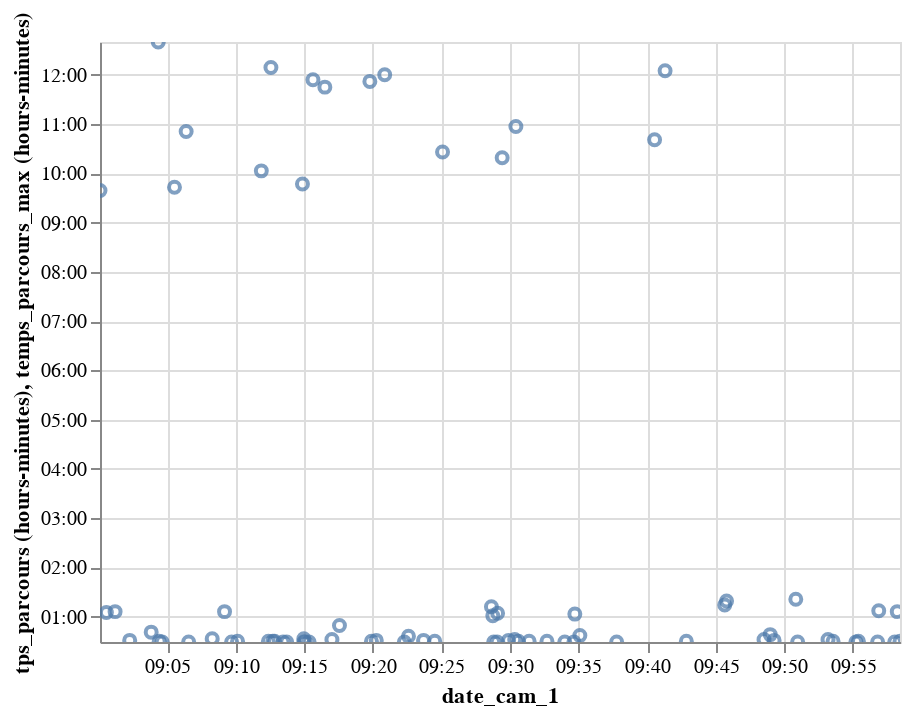

Notebook source saved alongside this figure:
### Code cell
graph_tps_bruts+graph_pl_cluster

### Figure 1 — Vega-Lite specification as saved in the notebook (floating-point values rounded to 4 significant figures)
{"$schema": "https://vega.github.io/schema/vega-lite/v2.6.0.json", "config": {"view": {"height": 300, "width": 400}}, "datasets": {"data-ce04551b2c6df3131cf9767df39e0199": [{"date_cam_1": "2019-01-29T21:02:16", "date_cam_2": "2019-01-29T21:33:16", "immat": "a9344d65d954c7fedd1110ca4836267e14b4e948", "tps_parcours": "2018-01-01T00:31:00"}, {"date_cam_1": "2019-01-29T21:04:25", "date_cam_2": "2019-01-29T21:34:28", "immat": "2d6ccabd82b99c8f244802dc0987c04f5c147119", "tps_parcours": "2018-01-01T00:30:03"}, {"date_cam_1": "2019-01-29T21:04:38", "date_cam_2": "2019-01-29T21:34:34", "immat": "98af30a48fce5d90aaa4c8db5d55bddc7a5b4520", "tps_parcours": "2018-01-01T00:29:56"}, {"date_cam_1": "2019-01-29T21:06:34", "date_cam_2": "2019-01-29T21:35:40", "immat": "d29404c5b602ffa1c8d9d716cca8f651fba4ef9d", "tps_parcours": "2018-01-01T00:29:06"}, {"date_cam_1": "2019-01-29T21:09:42", "date_cam_2": "2019-01-29T21:38:55", "immat": "399962b015ff0b8db58427e91e6f6462c9df2a74", "tps_parcours": "2018-01-01T00:29:13"}, {"date_cam_1": "2019-01-29T21:10:08", "date_cam_2": "2019-01-29T21:40:16", "immat": "5d984404fa0677235f4a8a906dbb9dbe2be2e06d", "tps_parcours": "2018-01-01T00:30:08"}, {"date_cam_1": "2019-01-29T21:08:17", "date_cam_2": "2019-01-29T21:41:39", "immat": "06b0ad1d1a5a514af5016fb58a37bea307dee0e5", "tps_parcours": "2018-01-01T00:33:22"}, {"date_cam_1": "2019-01-29T21:12:23", "date_cam_2": "2019-01-29T21:42:36", "immat": "69a30d2759840691f4f5574173367f8e583ea17a", "tps_parcours": "2018-01-01T00:30:13"}, {"date_cam_1": "2019-01-29T21:12:42", "date_cam_2": "2019-01-29T21:42:52", "immat": "d5ae4ba85bdef28b59d32d9c648d87c91d6fc8ea", "tps_parcours": "2018-01-01T00:30:10"}, {"date_cam_1": "2019-01-29T21:13:27", "date_cam_2": "2019-01-29T21:42:54", "immat": "6c0ac098582f556199c5bec6f7d92ed7d2e9b653", "tps_parcours": "2018-01-01T00:29:27"}, {"date_cam_1": "2019-01-29T21:12:50", "date_cam_2": "2019-01-29T21:42:57", "immat": "eee51d2e2ebeeef4d3a27e176f9360b7a3c6dd08", "tps_parcours": "2018-01-01T00:30:07"}, {"date_cam_1": "2019-01-29T21:13:43", "date_cam_2": "2019-01-29T21:43:30", "immat": "ec56573e7620bbdc07579d7945ae56b9786d992b", "tps_parcours": "2018-01-01T00:29:47"}, {"date_cam_1": "2019-01-29T21:15:04", "date_cam_2": "2019-01-29T21:44:35", "immat": "388be98e57218419dee7509721c10a3fa1fcda17", "tps_parcours": "2018-01-01T00:29:31"}, {"date_cam_1": "2019-01-29T21:14:58", "date_cam_2": "2019-01-29T21:44:44", "immat": "c2c7a297b19cda08312264552d4950941434af57", "tps_parcours": "2018-01-01T00:29:46"}, {"date_cam_1": "2019-01-29T21:15:21", "date_cam_2": "2019-01-29T21:45:12", "immat": "8073aa6872aacdb7e7e4106ef0b0bb9470e8422c", "tps_parcours": "2018-01-01T00:29:51"}, {"date_cam_1": "2019-01-29T21:03:50", "date_cam_2": "2019-01-29T21:45:15", "immat": "61019137bb39a0566b7b102239961b75119c6f3d", "tps_parcours": "2018-01-01T00:41:25"}, {"date_cam_1": "2019-01-29T21:14:58", "date_cam_2": "2019-01-29T21:48:21", "immat": "f5ee37ea48bb3bb4e229715a6b90b068fee116cd", "tps_parcours": "2018-01-01T00:33:23"}, {"date_cam_1": "2019-01-29T21:17:01", "date_cam_2": "2019-01-29T21:49:19", "immat": "410455320553b613991a5eb67031cf94fa60a364", "tps_parcours": "2018-01-01T00:32:18"}, {"date_cam_1": "2019-01-29T21:19:54", "date_cam_2": "2019-01-29T21:50:31", "immat": "d3ab90443434dfa5fdde24ea0acce846d6fa397f", "tps_parcours": "2018-01-01T00:30:37"}, {"date_cam_1": "2019-01-29T21:22:18", "date_cam_2": "2019-01-29T21:51:28", "immat": "50d2cec6f52af42f54eb1953e1abb2847e8293d3", "tps_parcours": "2018-01-01T00:29:10"}, {"date_cam_1": "2019-01-29T21:20:15", "date_cam_2": "2019-01-29T21:52:10", "immat": "e7881b4a4eabec6b542737f59ead3828862b5022", "tps_parcours": "2018-01-01T00:31:55"}, {"date_cam_1": "2019-01-29T21:24:31", "date_cam_2": "2019-01-29T21:54:39", "immat": "d90d2382c0860ca41a564c74e89d91f1fe916c8b", "tps_parcours": "2018-01-01T00:30:08"}, {"date_cam_1": "2019-01-29T21:23:42", "date_cam_2": "2019-01-29T21:54:52", "immat": "f7108bc9a17409905afec6e69f1c41ce46e21ff1", "tps_parcours": "2018-01-01T00:31:10"}, {"date_cam_1": "2019-01-29T21:29:04", "date_cam_2": "2019-01-29T21:58:05", "immat": "2ebf03cfc1e677856792eeebcc8cbc8b831c9b28", "tps_parcours": "2018-01-01T00:29:01"}, {"date_cam_1": "2019-01-29T21:28:49", "date_cam_2": "2019-01-29T21:58:35", "immat": "8f147f79435a5785525ab44172b7bf28180489e1", "tps_parcours": "2018-01-01T00:29:46"}, {"date_cam_1": "2019-01-29T21:22:36", "date_cam_2": "2019-01-29T21:58:40", "immat": "0b73a5d32432dc41049418702165ef7988deaec7", "tps_parcours": "2018-01-01T00:36:04"}, {"date_cam_1": "2019-01-29T21:29:54", "date_cam_2": "2019-01-29T22:01:17", "immat": "115c419695c88b7c5d7dcdafa22e8f468cd397e8", "tps_parcours": "2018-01-01T00:31:23"}, {"date_cam_1": "2019-01-29T21:30:37", "date_cam_2": "2019-01-29T22:01:19", "immat": "666d0f0b85a4678c7d42fcd2b047cd2688683e51", "tps_parcours": "2018-01-01T00:30:42"}, {"date_cam_1": "2019-01-29T21:31:24", "date_cam_2": "2019-01-29T22:01:47", "immat": "47260f90803046023bfa80a7c0a6cf7c0d0d3cf6", "tps_parcours": "2018-01-01T00:30:23"}, {"date_cam_1": "2019-01-29T21:30:21", "date_cam_2": "2019-01-29T22:03:20", "immat": "e1330371d745717de639ec5a41201458c8e1da7b", "tps_parcours": "2018-01-01T00:32:59"}, {"date_cam_1": "2019-01-29T21:32:42", "date_cam_2": "2019-01-29T22:03:28", "immat": "ef8194d2ee2b5456e3e2705c56eacd2bb23bf0d7", "tps_parcours": "2018-01-01T00:30:46"}, {"date_cam_1": "2019-01-29T21:34:00", "date_cam_2": "2019-01-29T22:03:30", "immat": "db7195333635c8a8a76a41603455160eb12da4b1", "tps_parcours": "2018-01-01T00:29:30"}, {"date_cam_1": "2019-01-29T21:34:40", "date_cam_2": "2019-01-29T22:03:47", "immat": "524f259812b8f221c9ad47b6dd9a8c6aa11bc6f4", "tps_parcours": "2018-01-01T00:29:07"}, {"date_cam_1": "2019-01-29T21:00:34", "date_cam_2": "2019-01-29T22:05:56", "immat": "2dd85b80c98c0b92be9c6cfc0e5c57aa4aa39c66", "tps_parcours": "2018-01-01T01:05:22"}, {"date_cam_1": "2019-01-29T21:17:34", "date_cam_2": "2019-01-29T22:07:02", "immat": "7a385b67acc41e4a8fcdd3eea4e95737116d280e", "tps_parcours": "2018-01-01T00:49:28"}, {"date_cam_1": "2019-01-29T21:37:47", "date_cam_2": "2019-01-29T22:07:18", "immat": "943859dea6e8d75be0ee48bc69cec13209831928", "tps_parcours": "2018-01-01T00:29:31"}, {"date_cam_1": "2019-01-29T21:01:12", "date_cam_2": "2019-01-29T22:07:59", "immat": "402d53e1c25550e26aec8177df16ed1e502987c7", "tps_parcours": "2018-01-01T01:06:47"}, {"date_cam_1": "2019-01-29T21:35:06", "date_cam_2": "2019-01-29T22:13:00", "immat": "0e1cc2d3c20947fefc4a2f436bc63d2e0e7ecc48", "tps_parcours": "2018-01-01T00:37:54"}, {"date_cam_1": "2019-01-29T21:42:52", "date_cam_2": "2019-01-29T22:13:03", "immat": "095179394689e905ed1451c17c2d363883a71b4b", "tps_parcours": "2018-01-01T00:30:11"}, {"date_cam_1": "2019-01-29T21:09:11", "date_cam_2": "2019-01-29T22:15:27", "immat": "d67e07a173974d4d62bdf326ac607634861aa92e", "tps_parcours": "2018-01-01T01:06:16"}, {"date_cam_1": "2019-01-29T21:50:59", "date_cam_2": "2019-01-29T22:20:51", "immat": "97a58bedc8f79bebfdccfc2099e4374e8f4c1bc3", "tps_parcours": "2018-01-01T00:29:52"}, {"date_cam_1": "2019-01-29T21:49:16", "date_cam_2": "2019-01-29T22:20:54", "immat": "c8df230abcc79dde2daf007688e16b2b1b52fb97", "tps_parcours": "2018-01-01T00:31:38"}, {"date_cam_1": "2019-01-29T21:48:32", "date_cam_2": "2019-01-29T22:21:13", "immat": "a12e38b9b38b12291192692253f4f6d6d86ceeb6", "tps_parcours": "2018-01-01T00:32:41"}, {"date_cam_1": "2019-01-29T21:53:34", "date_cam_2": "2019-01-29T22:23:58", "immat": "21e0f4754d4aa5af87c6716a031d804cb258d07a", "tps_parcours": "2018-01-01T00:30:24"}, {"date_cam_1": "2019-01-29T21:55:14", "date_cam_2": "2019-01-29T22:24:50", "immat": "012308ed169eb729fc23018c3dd19a1ceef99a3f", "tps_parcours": "2018-01-01T00:29:36"}, {"date_cam_1": "2019-01-29T21:53:12", "date_cam_2": "2019-01-29T22:25:19", "immat": "b1b7c499f71192608ce2e435e37eb1685e296db5", "tps_parcours": "2018-01-01T00:32:07"}, {"date_cam_1": "2019-01-29T21:55:25", "date_cam_2": "2019-01-29T22:25:41", "immat": "babf38a81b7b6a4458d435933514d0303a820c1d", "tps_parcours": "2018-01-01T00:30:16"}, {"date_cam_1": "2019-01-29T21:56:49", "date_cam_2": "2019-01-29T22:26:22", "immat": "449fb7eee68ef5284b2f4697e5ac7a771f8d4d78", "tps_parcours": "2018-01-01T00:29:33"}, {"date_cam_1": "2019-01-29T21:58:04", "date_cam_2": "2019-01-29T22:27:29", "immat": "40b18d755204e773d7aede3924b948593c39de78", "tps_parcours": "2018-01-01T00:29:25"}, {"date_cam_1": "2019-01-29T21:48:59", "date_cam_2": "2019-01-29T22:27:39", "immat": "9cfaeb7c92b9226acbc618fd02367863b9d1b859", "tps_parcours": "2018-01-01T00:38:40"}, {"date_cam_1": "2019-01-29T21:58:27", "date_cam_2": "2019-01-29T22:29:11", "immat": "c0ce714b82bbdec030a856617967d3a069cdef39", "tps_parcours": "2018-01-01T00:30:44"}, {"date_cam_1": "2019-01-29T21:28:45", "date_cam_2": "2019-01-29T22:30:24", "immat": "ed3aaca3ad89cac2b81f337cc56456f8a159486e", "tps_parcours": "2018-01-01T01:01:39"}, {"date_cam_1": "2019-01-29T21:29:06", "date_cam_2": "2019-01-29T22:33:26", "immat": "05b835800ab3bac94596dba22e0e1682378f12de", "tps_parcours": "2018-01-01T01:04:20"}, {"date_cam_1": "2019-01-29T21:34:44", "date_cam_2": "2019-01-29T22:38:25", "immat": "2e316fe854a8eb7d80ebfa76a0f7be0cb1c8f954", "tps_parcours": "2018-01-01T01:03:41"}, {"date_cam_1": "2019-01-29T21:28:39", "date_cam_2": "2019-01-29T22:41:27", "immat": "b009abd941baa3b3aad976d30728bca9f2ffb1ae", "tps_parcours": "2018-01-01T01:12:48"}, {"date_cam_1": "2019-01-29T21:45:40", "date_cam_2": "2019-01-29T22:59:43", "immat": "28f5303bcf03e08c481eb3d3202d22e9ebb3e6b7", "tps_parcours": "2018-01-01T01:14:03"}, {"date_cam_1": "2019-01-29T21:56:54", "date_cam_2": "2019-01-29T23:03:59", "immat": "c8712169e00b4c1a00d9d9c506c0e9079f067a1e", "tps_parcours": "2018-01-01T01:07:05"}, {"date_cam_1": "2019-01-29T21:45:48", "date_cam_2": "2019-01-29T23:04:50", "immat": "a53d319d3f20be94e32a1762f083a467b77add44", "tps_parcours": "2018-01-01T01:19:02"}, {"date_cam_1": "2019-01-29T21:58:15", "date_cam_2": "2019-01-29T23:04:58", "immat": "e0b205b3f0de47e35ce78c8162b91b11b194408d", "tps_parcours": "2018-01-01T01:06:43"}, {"date_cam_1": "2019-01-29T21:50:51", "date_cam_2": "2019-01-29T23:11:51", "immat": "4be07c60d498afe0a1ce59434c22b544cbd87aea", "tps_parcours": "2018-01-01T01:21:00"}, {"date_cam_1": "2019-01-29T21:00:06", "date_cam_2": "2019-01-30T06:39:47", "immat": "2372d7a185352afd9a1fd4c3a13f5c50ee9739da", "tps_parcours": "2018-01-01T09:39:41"}, {"date_cam_1": "2019-01-29T21:05:32", "date_cam_2": "2019-01-30T06:49:16", "immat": "e404858e8b99d7ced20cbfdc0cde8eb095ca9a2a", "tps_parcours": "2018-01-01T09:43:44"}, {"date_cam_1": "2019-01-29T21:14:52", "date_cam_2": "2019-01-30T07:02:34", "immat": "a18052ffcc0999dfafa70a813a8ede428114d6b7", "tps_parcours": "2018-01-01T09:47:42"}, {"date_cam_1": "2019-01-29T21:11:52", "date_cam_2": "2019-01-30T07:15:44", "immat": "37c7c00d2190563aab20a17107d7dfa1f26ba6d7", "tps_parcours": "2018-01-01T10:03:52"}, {"date_cam_1": "2019-01-29T21:29:26", "date_cam_2": "2019-01-30T07:49:01", "immat": "fd34d27f2b11c4b8616388183f18cd337abe6b2f", "tps_parcours": "2018-01-01T10:19:35"}, {"date_cam_1": "2019-01-29T21:25:05", "date_cam_2": "2019-01-30T07:51:26", "immat": "0dc794d0a41b8413561141d75ac187c07039320a", "tps_parcours": "2018-01-01T10:26:21"}, {"date_cam_1": "2019-01-29T21:06:23", "date_cam_2": "2019-01-30T07:58:14", "immat": "1daa3d30410c71b8a1fe89a4b384723da625a789", "tps_parcours": "2018-01-01T10:51:51"}, {"date_cam_1": "2019-01-29T21:40:33", "date_cam_2": "2019-01-30T08:22:25", "immat": "348b0379fd666203bb74c692c34746364d8d60aa", "tps_parcours": "2018-01-01T10:41:52"}, {"date_cam_1": "2019-01-29T21:30:26", "date_cam_2": "2019-01-30T08:27:42", "immat": "4a2f077c00d32f5d851f576845f8d1122fb6caa1", "tps_parcours": "2018-01-01T10:57:16"}, {"date_cam_1": "2019-01-29T21:16:30", "date_cam_2": "2019-01-30T09:02:13", "immat": "3a1b3ac269d89ed506f23437718c899d85695081", "tps_parcours": "2018-01-01T11:45:43"}, {"date_cam_1": "2019-01-29T21:15:38", "date_cam_2": "2019-01-30T09:10:16", "immat": "ed67be7f0931fd2babbd7670b5354e369a3b8b59", "tps_parcours": "2018-01-01T11:54:38"}, {"date_cam_1": "2019-01-29T21:19:47", "date_cam_2": "2019-01-30T09:12:19", "immat": "780c9b91ee8143929b83a43278cb15ca4bd2e0c1", "tps_parcours": "2018-01-01T11:52:32"}, {"date_cam_1": "2019-01-29T21:20:52", "date_cam_2": "2019-01-30T09:21:16", "immat": "cf40936a8faa9562a7545711a23745df7b24f911", "tps_parcours": "2018-01-01T12:00:24"}, {"date_cam_1": "2019-01-29T21:12:34", "date_cam_2": "2019-01-30T09:22:33", "immat": "4b0f41c0ab75c9e993d1dfe381c8c33284871315", "tps_parcours": "2018-01-01T12:09:59"}, {"date_cam_1": "2019-01-29T21:04:21", "date_cam_2": "2019-01-30T09:45:10", "immat": "eccb067bf49375af36fb7141f2a3f4d8f41ac319", "tps_parcours": "2018-01-01T12:40:49"}, {"date_cam_1": "2019-01-29T21:41:19", "date_cam_2": "2019-01-30T09:46:29", "immat": "b84bc61a51e011fccbf970f9c69abc195217eb05", "tps_parcours": "2018-01-01T12:05:10"}]}, "layer": [{"data": {"name": "data-ce04551b2c6df3131cf9767df39e0199"}, "encoding": {"tooltip": {"field": "tps_parcours", "timeUnit": "hoursminutes", "type": "temporal"}, "x": {"field": "date_cam_1", "type": "temporal"}, "y": {"field": "tps_parcours", "timeUnit": "hoursminutes", "type": "temporal"}}, "mark": "point", "selection": {"selector010": {"bind": "scales", "encodings": ["x", "y"], "mark": {"fill": "#333", "fillOpacity": 0.125, "stroke": "white"}, "on": "[mousedown, window:mouseup] > window:mousemove!", "resolve": "global", "translate": "[mousedown, window:mouseup] > window:mousemove!", "type": "interval", "zoom": "wheel!"}}}, {"data": {"name": "data-ce04551b2c6df3131cf9767df39e0199"}, "encoding": {"tooltip": {"field": "temps_parcours_max", "timeUnit": "hoursminutes", "type": "temporal"}, "x": {"field": "date_cam_1", "type": "temporal"}, "y": {"field": "temps_parcours_max", "timeUnit": "hoursminutes", "type": "temporal"}}, "mark": {"color": "yellow", "type": "line"}}]}
